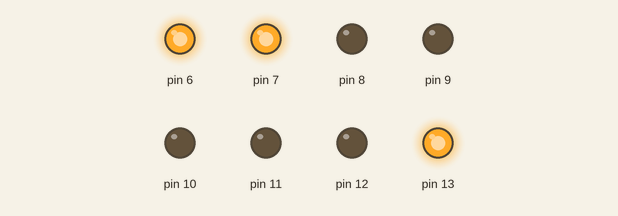
The sketch below on a simulated Arduino Uno, built with avr-gcc and run on an emulated ATmega328P. Shown: output pins drawn as LEDs (lit = HIGH).

Above: at 0.05 s.
At 0.35 s:
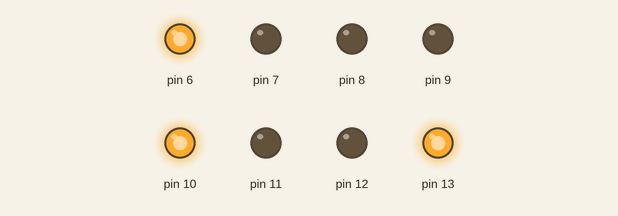
At 0.95 s:
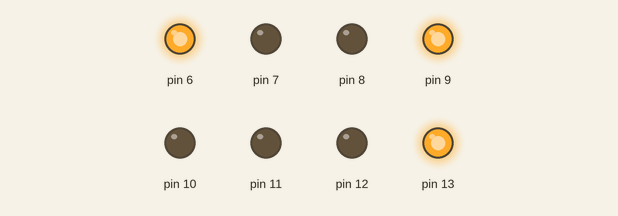
At 1.35 s:
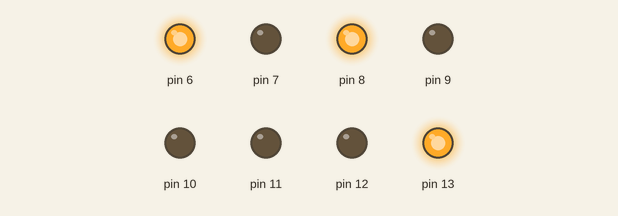
At 1.8 s:
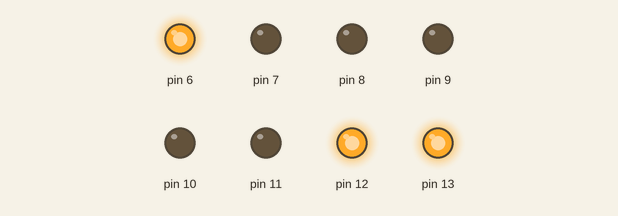
At 2.85 s:
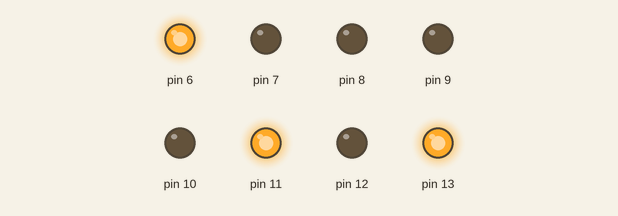
Timing chart, 0 to 3.1 s (numbered marks = the images above):
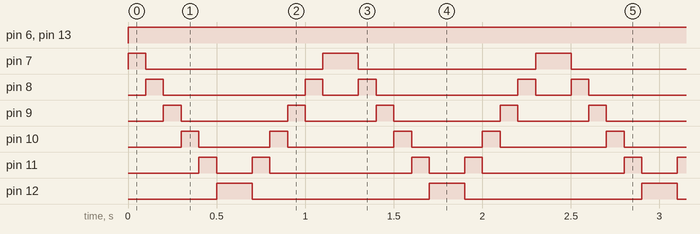

The sketch:

testme1.ino
```cpp
void controlLED(int pat){
  int a =0b000001;
  for(int i=7;i<=12;i++){
    digitalWrite(i,pat&a);
    a = a << 1;
  }
}
void LtoR(){
int a= 0b100000;
  for(int i=7;i<13;i++){
    controlLED(a);
    a = a >> 1;
    delay(100);
  }
}
void RtoL(){
  int b= 0b000001;
  for(int i=7;i<13;i++){
    controlLED(b);
    b = b << 1;
    delay(100);
  }
}

void setup() {
  for(int pin=13; pin>5;pin--){
  pinMode(pin,OUTPUT);}

}

void loop() {
  digitalWrite(13,1);
  digitalWrite(6,1);
  RtoL();
  LtoR();

}
```

Measured:
- by itself, pin 6, pin 13: LOW → HIGH at 0.00 s
- by itself, pin 7: repeats every 1.2 s: LOW 1.0 s, HIGH 0.20 s
- by itself, pin 8: repeats every 1.2 s: LOW 0.80 s, HIGH 0.10 s, LOW 0.20 s, HIGH 0.10 s
- by itself, pin 9: repeats every 1.2 s: LOW 0.60 s, HIGH 0.10 s, LOW 0.40 s, HIGH 0.10 s
- by itself, pin 10: repeats every 1.2 s: LOW 0.40 s, HIGH 0.10 s, LOW 0.60 s, HIGH 0.10 s
- by itself, pin 11: repeats every 1.2 s: LOW 0.20 s, HIGH 0.10 s, LOW 0.80 s, HIGH 0.10 s
- by itself, pin 12: alternates HIGH for 0.20 s and LOW for 1.0 s
